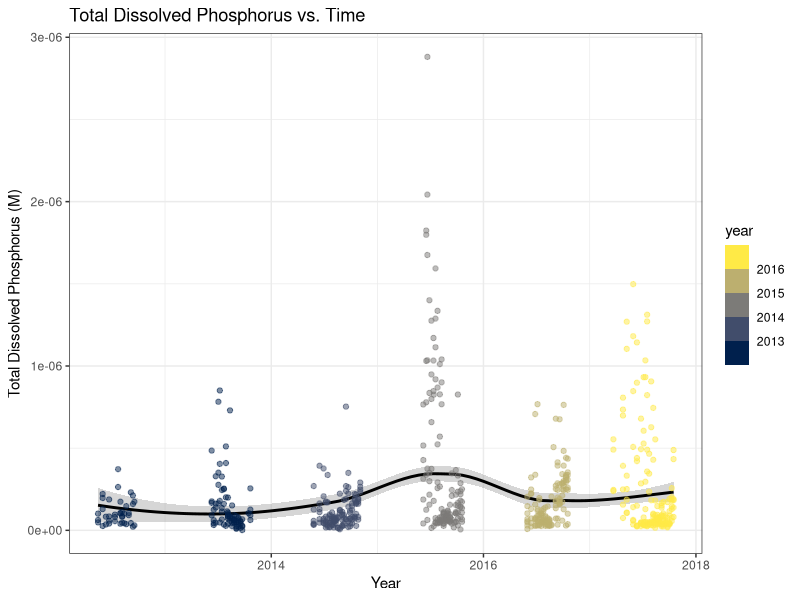
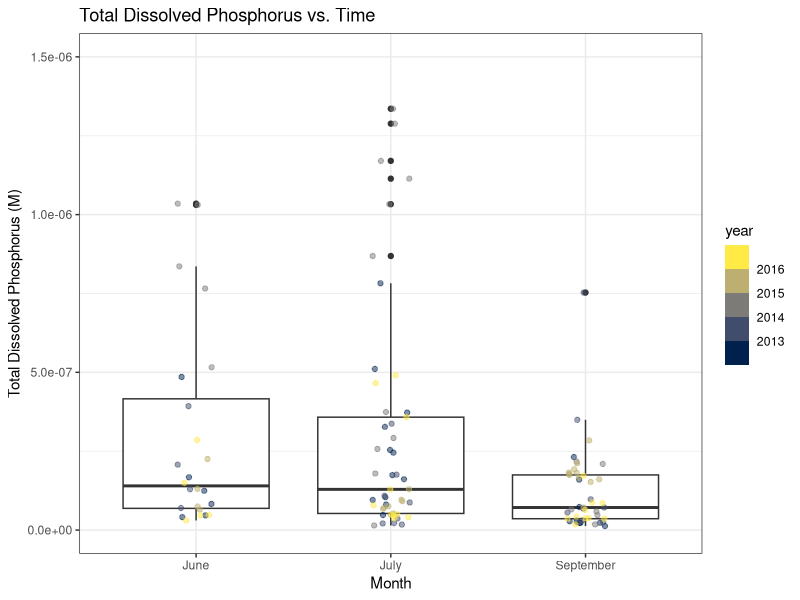
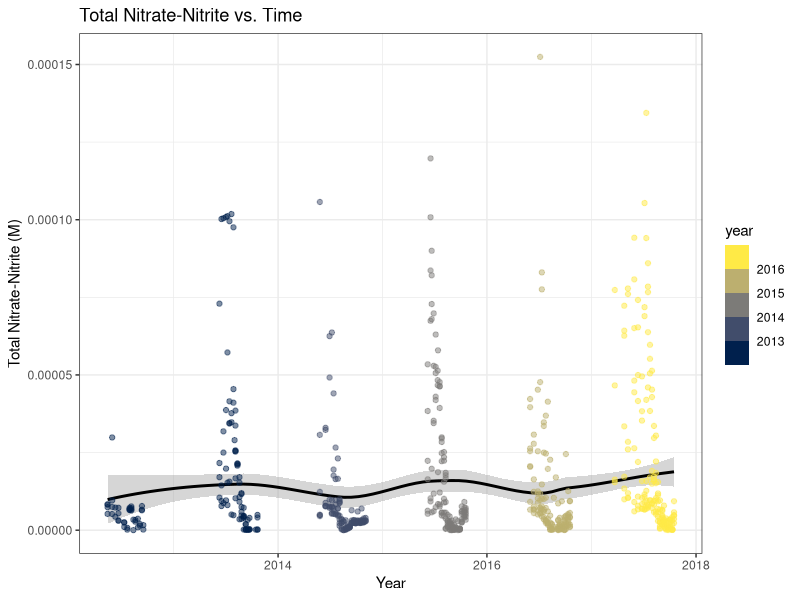
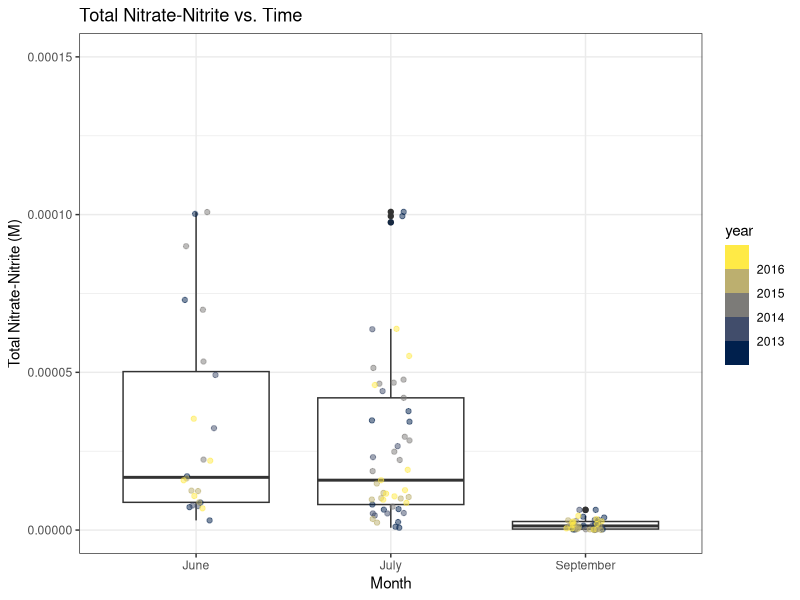
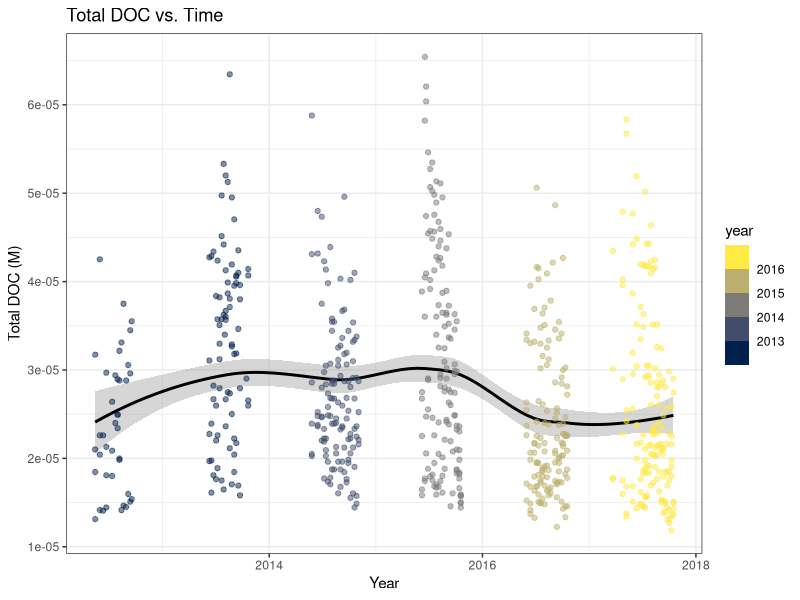
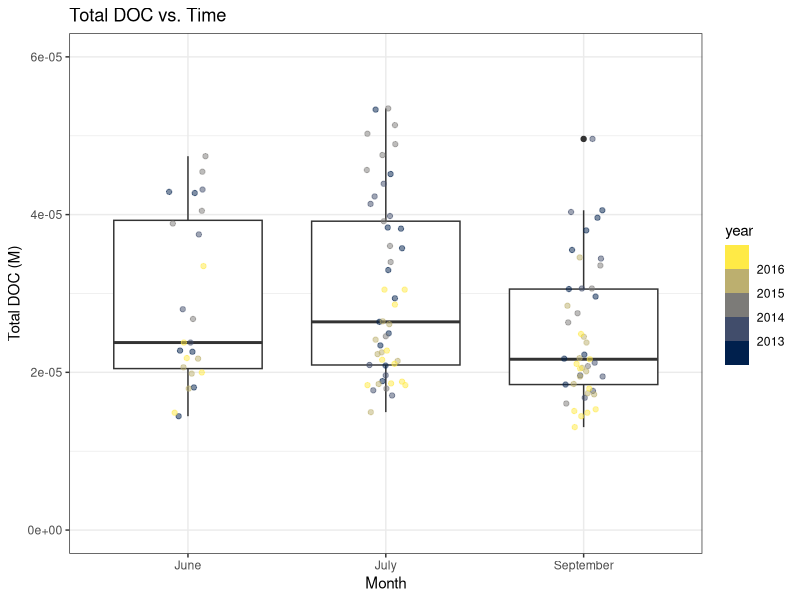
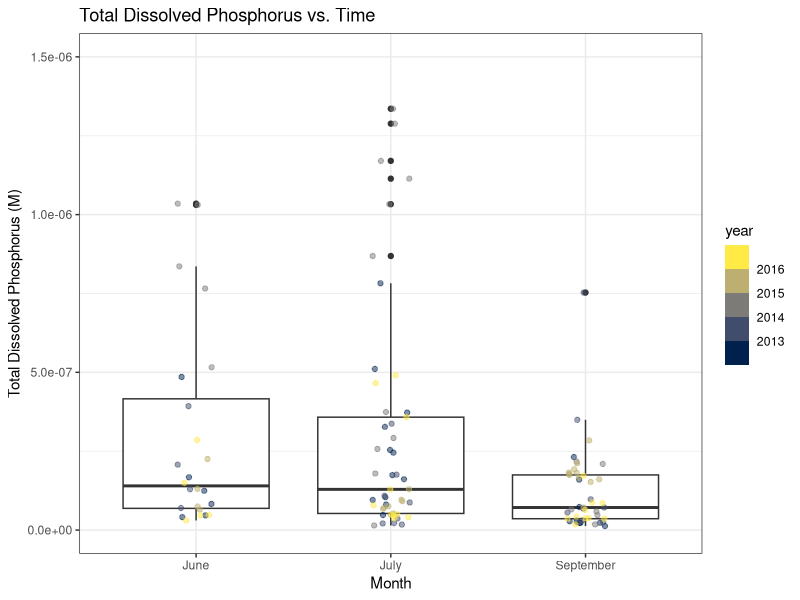
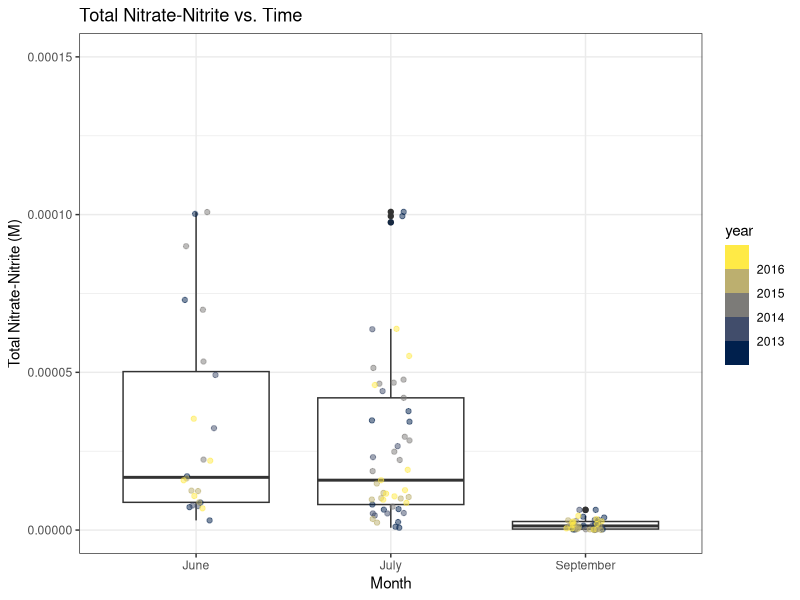

These figures' R source, in order:
## ---- chunk 1
knitr::opts_chunk$set(echo = TRUE)
options(warn=-1)
## ---- chunk 2
library(tidyverse)
library(dplyr)
library(lubridate)
library(viridisLite)
library(knitr)
## ---- chunk 3
#read in data
HABS_data <- read_csv("478_LakeErie_data.csv") %>% 
  #make a month column
  mutate(month = months(as.Date(Date, format = "%m/%d/%Y"))) %>% 
  #make a year column
  mutate(year = year(as.Date(Date, format = "%m/%d/%Y"))+2000) %>% 
  mutate(nit_M = nitrate_nitrite_mgL/(62.0049*1000), #converting nitrate to M -> X mg/L * 1 mol/62.0049 g * 1 g/1000 mg
                 total_dissolved_posphorus_M = total_dissolved_posphorus_ugL/(94.9714*1000*1000), #converting phosphate to M -> 
                  # X ug/L * 1 mol/94.9714 g * 1 g/1000 mg * 1 mg/1000 ug
                 DOC_M = DOC_mgL/(137.11*1000)) %>% #converting DOC (proxy = salicylate) to M -> X mg/L * 1 mol/137.11 g * 
                  # 1 g/1000 mg
  #making R read the date column as a date
  mutate(date_tidy = as.Date(Date, format = "%m/%d/%y")) 
## ---- chunk 4
# ordering months chronologically
HABS_data_factored <- HABS_data %>% 
  mutate(month = factor(month, levels = c("March", "April", "May", "June",
                        "July", "August", "September", "October", "November"))) %>% 
  arrange(month)
## ---- chunk 5
# plot phosphorus data over time (2012-2018)
HABS_data %>%
  group_by(year) %>% 
  filter(total_dissolved_posphorus_M > 0, nit_M > 0, DOC_M > 0) %>%
  ggplot(aes(x = date_tidy,
             y = total_dissolved_posphorus_M, 
             color = year)) +
    geom_smooth(col = "black") +
  geom_point(alpha=0.5) + 
  scale_color_viridis_b(option = "cividis") + 
  theme_bw() + 
  labs(title = "Total Dissolved Phosphorus vs. Time") +
  xlab("Year") + 
  ylab("Total Dissolved Phosphorus (M)")

# plot phosphorus data by month
HABS_data_factored %>% 
  filter(total_dissolved_posphorus_M > 0, nit_M > 0, DOC_M > 0,
         month == c("June","July","September")) %>% 
  ggplot(aes(x = as.factor(month), 
             y = total_dissolved_posphorus_M,
             color = year)) + 
  geom_boxplot() +
  geom_point(position = position_jitterdodge(jitter.width = 0.2), 
             alpha = 0.5) +
  scale_color_viridis_b(option = "cividis") + 
  theme_bw() + 
  labs(title = "Total Dissolved Phosphorus vs. Time") +
  xlab("Month") + 
  ylab("Total Dissolved Phosphorus (M)") +
  ylim(0, 1.5e-6)

#save boxplot
ggsave("tdp_month_plot.png",
       height = 4,
       width = 6)
## ---- chunk 6
# ANOVA of phosphorus data
phosphorus_anova <- 
  aov(total_dissolved_posphorus_M ~ month, data = HABS_data_factored)

summary(phosphorus_anova)

# Tukey HSD of phosphorus ANOVA
phosphorus_tukey <- TukeyHSD(phosphorus_anova)

phosphorus_tukey
## ---- chunk 7
# plot nitrate data over time (2012-2018)
HABS_data %>%
  group_by(year) %>% 
  filter(nit_M > 0, nit_M > 0, DOC_M > 0) %>%
  ggplot(aes(x = date_tidy,
             y = nit_M, 
             color = year)) +
    geom_smooth(col = "black") +
  geom_point(alpha = 0.5) + 
  scale_color_viridis_b(option = "cividis") + 
  theme_bw() + 
  labs(title = "Total Nitrate-Nitrite vs. Time") +
  xlab("Year") + 
  ylab("Total Nitrate-Nitrite (M)")

# plot nitrate data by month 
HABS_data_factored %>% 
  filter(nit_M > 0, nit_M > 0, DOC_M > 0,
         month == c("June","July","September")) %>% 
  ggplot(aes(x = as.factor(month), 
             y = nit_M,
             color = year)) + 
  geom_boxplot() +
  geom_point(position = position_jitterdodge(jitter.width = 0.2), 
             alpha = 0.5) +
  scale_color_viridis_b(option = "cividis") + 
  theme_bw() + 
  labs(title = "Total Nitrate-Nitrite vs. Time") +
  xlab("Month") + 
  ylab("Total Nitrate-Nitrite (M)") +
  ylim(0, 1.5e-4)

#save boxplot
ggsave("nit_month_plot.png",
       height = 4,
       width = 6)
## ---- chunk 8
#nitrate ANOVA
nitrate_anova <- 
  aov(nit_M ~ month, data = HABS_data_factored)

summary(nitrate_anova)

#Tukey HSD of nitrate ANOVA
TukeyHSD(nitrate_anova)
## ---- chunk 9
# plot DOC data over time (2012-2018)
HABS_data %>%
  group_by(year) %>% 
  filter(nit_M > 0, nit_M > 0, DOC_M > 0) %>%
  ggplot(aes(x = date_tidy,
             y = DOC_M, 
             color = year)) +
    geom_smooth(col = "black") +
  geom_point(alpha = 0.5) + 
  scale_color_viridis_b(option = "cividis") + 
  theme_bw() + 
  labs(title = "Total DOC vs. Time") +
  xlab("Year") + 
  ylab("Total DOC (M)")

# plot DOC data by month
HABS_data_factored %>% 
  filter(total_dissolved_posphorus_M > 0, nit_M > 0, DOC_M > 0,
         month == c("June","July","September")) %>% 
  ggplot(aes(x = as.factor(month), 
             y = DOC_M,
             color = year)) + 
  geom_boxplot() +
  geom_point(position = position_jitterdodge(jitter.width = 0.2), 
             alpha = 0.5) +
  scale_color_viridis_b(option = "cividis") + 
  theme_bw() + 
  labs(title = "Total DOC vs. Time") +
  xlab("Month") + 
  ylab("Total DOC (M)") +
  ylim(0, 6e-5)

# save boxplot 
ggsave("DOC_month_plot.png",
       height = 4,
       width = 6)
## ---- chunk 10
# ANOVA of DOC data
DOC_anova <- 
  aov(DOC_M ~ month, data = HABS_data_factored)

summary(DOC_anova)

# Tukey HSD of DOC ANOVA
TukeyHSD(DOC_anova)
## ---- chunk 11
#create new data frame
HABS_data_month <- HABS_data %>% 
  group_by(month) %>% 
  # eliminate any NA/NULL values
  filter(total_dissolved_posphorus_M > 0, nit_M > 0, DOC_M > 0) %>% 
  # include in the new data frame mean concentrations for each month 
  summarize(mean_tdp_M = mean(total_dissolved_posphorus_M), 
            mean_nit_M = mean(nit_M), 
            mean_DOC_M = mean(DOC_M))

#create data table
HABS_data_month_factored <- HABS_data_month %>% 
  mutate(month = factor(month, levels = c("March", "April", "May", "June",
                        "July", "August", "September", "October", "November"))) %>% 
  arrange(month)
kable(HABS_data_month_factored, col.names = 
        c("Month", "Mean Total Dissolved Phosphorus (M)", "Mean Nitrate-Nitrite (M)", "Mean DOC (M)"))
